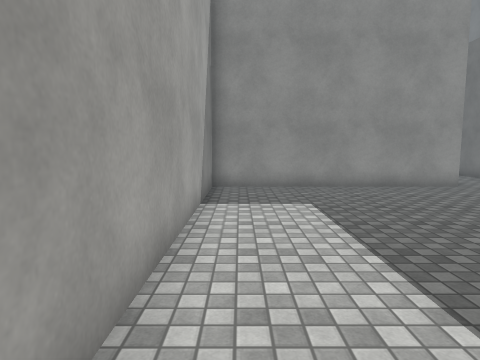
[1] (above)

14 first-person views from a walk through a 3-D level made in the Unity game engine. The camera is 1.4 m above the floor, tilts 6° down and sees 75° across. The floor is counted in squares, 1 m on a side. Each view is taken from the middle of a square. On the plan, view 1 faces up. The plan holds only what a view shows up to about 14 squares ahead; the rest is blank. The place goes on beyond the plan. The player is left out. Some surface patterns are stand-ins.

[2]
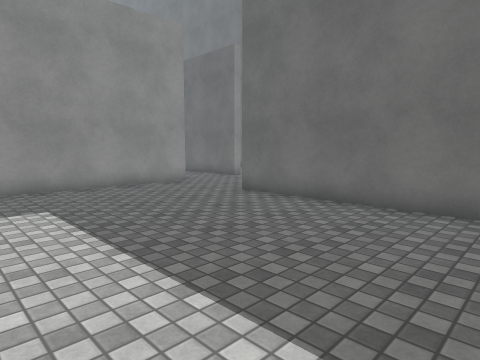

[3]
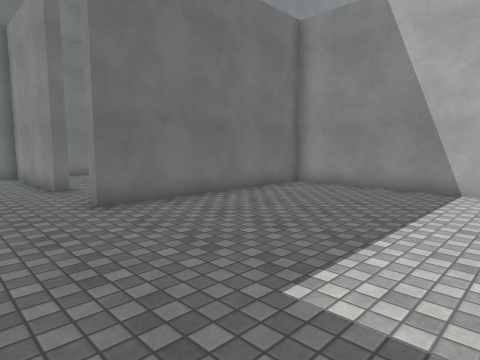

[4]
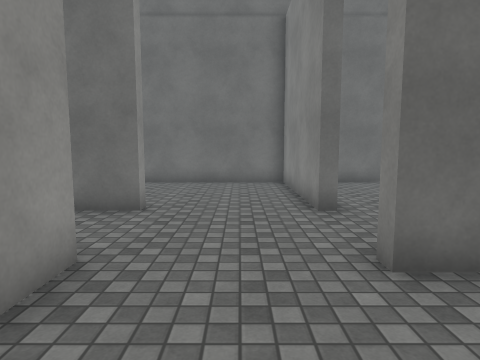

[5]
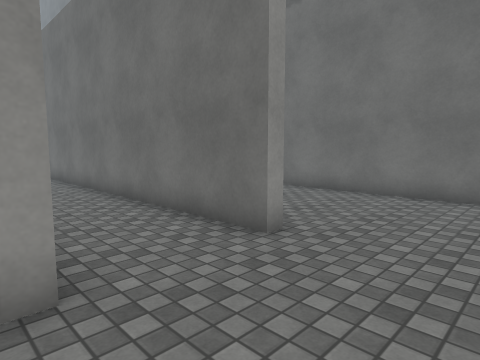

[6]
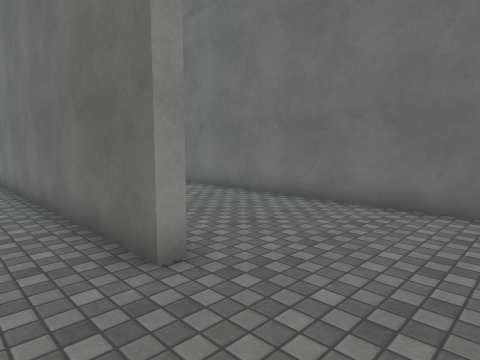

[7]
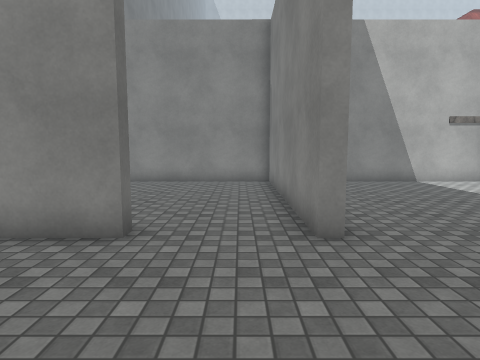

[8]
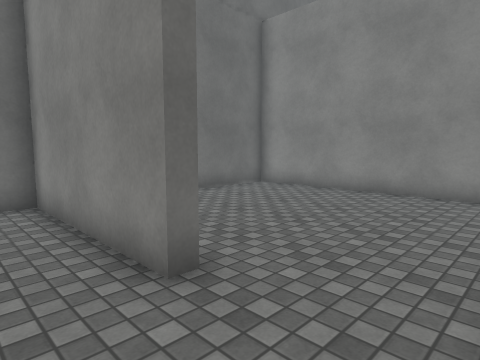

[9]
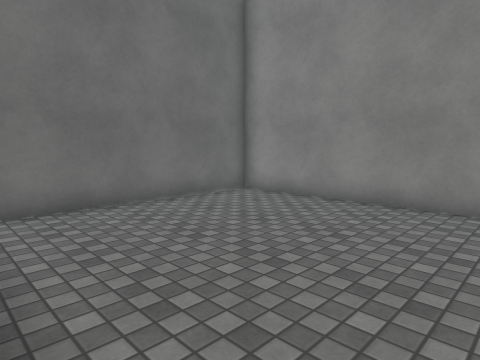

[10]
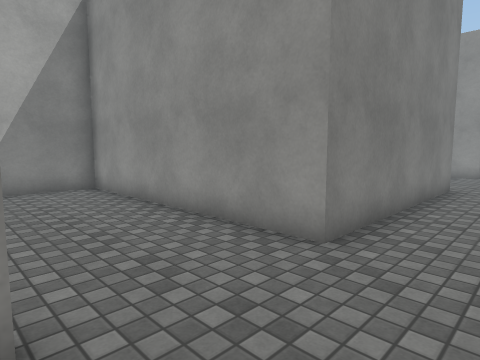

[11]
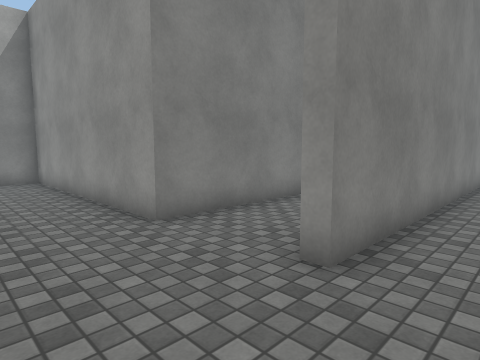

[12]
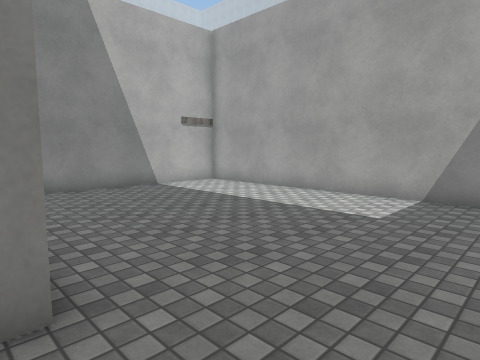

[13]
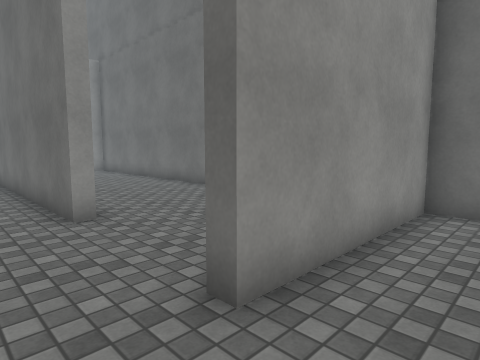

[14]
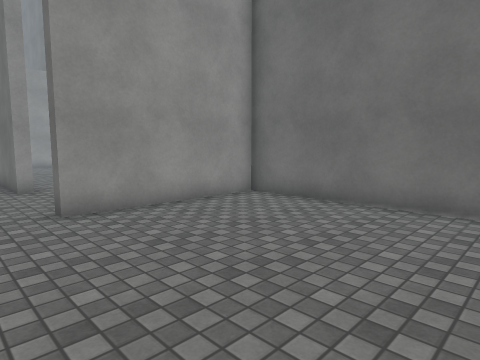

### Floor plan
Points are (right, up) in squares from view 1. A wall is a line through its corners. A room is listed if a view was taken in it or the views show most of it. See-through windows are left out.
Room 1 (views 1, 2, 3, 4, 5, 6, 7, 8, 9, 10, 11, 12)
walls: (10.8, 6.8) (10.8, 7.3) (16.4, 7.3) (16.4, 17.6); (7.7, 17.5) (7.7, 11) (-1, 11) (-1, -0.7) (7.4, -0.7) (7.4, 7.3) (7.7, 7.3); (11.3, 17.5) (11.3, 11.2) (10.8, 11.2) (10.8, 17.5)
ways out: opening at (9.5, 7) to room 2
Room 2 (views 13, 14)
walls: (7.7, 7.3) (7.7, -0.7) (16.4, -0.7) (16.4, 6.8) (10.8, 6.8)
ways out: opening at (9.5, 7) to room 1

Where each view was taken, in squares from view 1:
view 1: 0 up, 0 right, facing up
view 2: 0 up, 0 right, facing up-right
view 3: 10 up, 0 right, facing down-right
view 4: 9 up, 4 right, facing right
view 5: 8 up, 7 right, facing up-right
view 6: 8 up, 9 right, facing up-right
view 7: 12 up, 9 right, facing down
view 8: 9 up, 8 right, facing down-right
view 9: 7 up, 9 right, facing down-right
view 10: 7 up, 10 right, facing up-left
view 11: 8 up, 13 right, facing up-left
view 12: 10 up, 8 right, facing down-left
view 13: 5 up, 9 right, facing up-right
view 14: 0 up, 9 right, facing up-right
